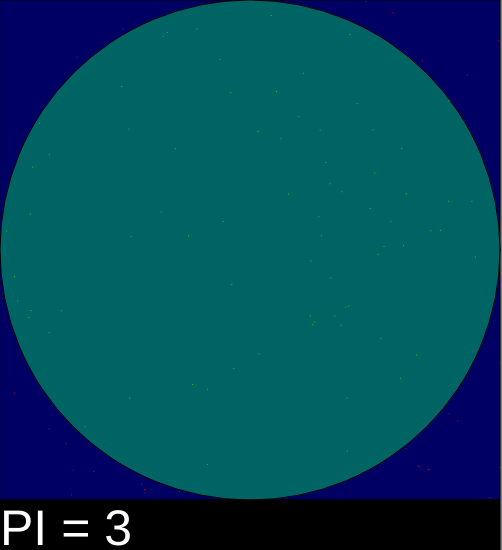
Frame 1 (no input)
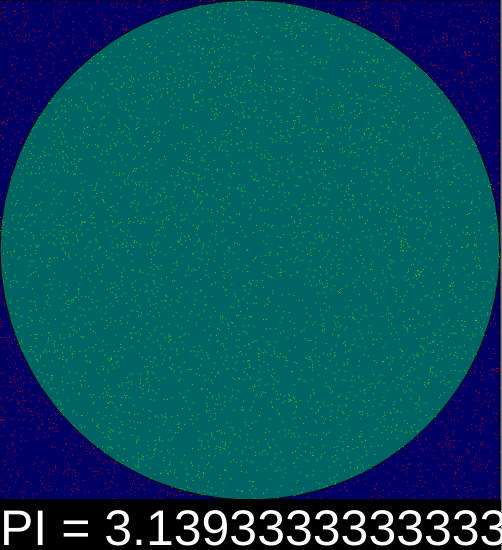
Frame 60 (no input)
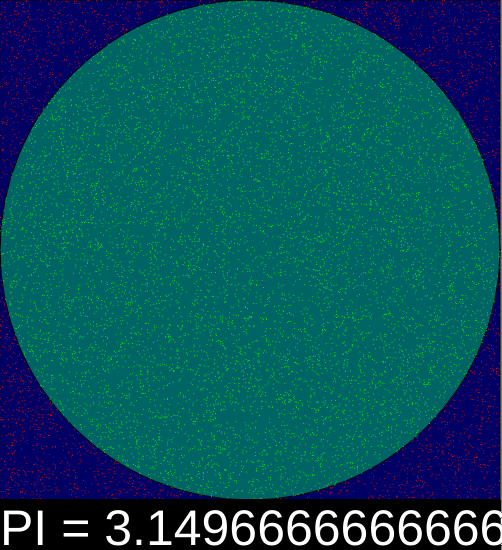
Frame 120 (the mouse pressed at the canvas centre since frame 60)

The p5.js sketch that drew these frames (run headless with seeded random() and noise() and a simulated clock; from frame 60 on, the mouse is pressed at the canvas centre):

// p5.js sketch
// ── sketch.js
let a = 500;
let correct = 0.0;
let total = 0.0;

function setup() {
    createCanvas(a+2, a+(a/10));
    background('gray');
    push();
    stroke(0);
    translate(a/2,a/2)
    rectMode(CENTER)
    fill(0,0,100)    
    rect(0,0,a,a);
    fill(0,100,100)
    ellipse(0,0,a);
    pop();
}

function draw() {
    
    for(let i =0 ;i <100 ; i ++){
        //stroke(0,0,255);    
        x = random(-a/2,a/2);
        y = random(-a/2,a/2);
        let d = x*x + y*y;
        total++;

        if(d < (a/2)*(a/2)){ //inside cirlce
            correct ++;
            stroke(0,255,0);
            
        }else{
            stroke(255,0,0);
        }
        push();
        translate(a/2,a/2)
        point(x,y);
        pop();
     

    }
        

    stroke(0);
    fill(0);
    rect(0,a,a,a+100)
    fill(255);        
    let pi = 4* (correct/total);
	textSize(a/10);
    text("PI = " + pi ,0,a +(a/11));
}
